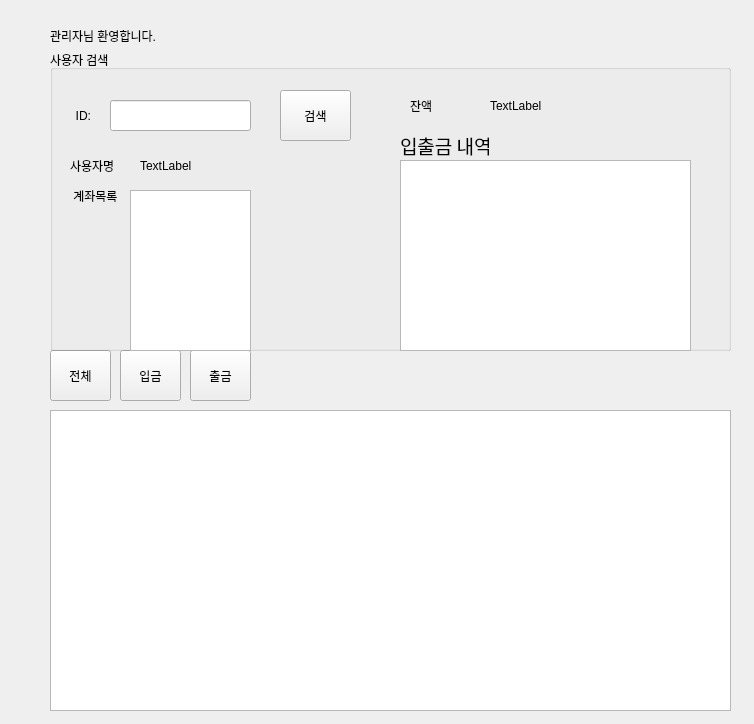
<?xml version="1.0" encoding="UTF-8"?>
<ui version="4.0">
 <class>AdminAccountDisplay</class>
 <widget class="QWidget" name="AdminAccountDisplay">
  <property name="geometry">
   <rect>
    <x>0</x>
    <y>0</y>
    <width>754</width>
    <height>724</height>
   </rect>
  </property>
  <property name="windowTitle">
   <string>AdminAccountDisplay</string>
  </property>
  <widget class="QLabel" name="label">
   <property name="geometry">
    <rect>
     <x>50</x>
     <y>20</y>
     <width>111</width>
     <height>31</height>
    </rect>
   </property>
   <property name="text">
    <string>관리자님 환영합니다.</string>
   </property>
  </widget>
  <widget class="QPushButton" name="inputTransactionButton">
   <property name="geometry">
    <rect>
     <x>120</x>
     <y>350</y>
     <width>61</width>
     <height>51</height>
    </rect>
   </property>
   <property name="text">
    <string>입금</string>
   </property>
  </widget>
  <widget class="QPushButton" name="outputTransactionButton">
   <property name="geometry">
    <rect>
     <x>190</x>
     <y>350</y>
     <width>61</width>
     <height>51</height>
    </rect>
   </property>
   <property name="text">
    <string>출금</string>
   </property>
  </widget>
  <widget class="QPushButton" name="totalTransactionButton">
   <property name="geometry">
    <rect>
     <x>50</x>
     <y>350</y>
     <width>61</width>
     <height>51</height>
    </rect>
   </property>
   <property name="text">
    <string>전체</string>
   </property>
  </widget>
  <widget class="QGroupBox" name="groupBox">
   <property name="geometry">
    <rect>
     <x>50</x>
     <y>50</y>
     <width>681</width>
     <height>301</height>
    </rect>
   </property>
   <property name="title">
    <string>사용자 검색</string>
   </property>
   <widget class="QLineEdit" name="idSearch">
    <property name="geometry">
     <rect>
      <x>60</x>
      <y>50</y>
      <width>141</width>
      <height>31</height>
     </rect>
    </property>
   </widget>
   <widget class="QLabel" name="label_2">
    <property name="geometry">
     <rect>
      <x>10</x>
      <y>50</y>
      <width>31</width>
      <height>31</height>
     </rect>
    </property>
    <property name="text">
     <string>ID:</string>
    </property>
    <property name="alignment">
     <set>Qt::AlignmentFlag::AlignRight|Qt::AlignmentFlag::AlignTrailing|Qt::AlignmentFlag::AlignVCenter</set>
    </property>
   </widget>
   <widget class="QPushButton" name="userSearchButton">
    <property name="geometry">
     <rect>
      <x>230</x>
      <y>40</y>
      <width>71</width>
      <height>51</height>
     </rect>
    </property>
    <property name="text">
     <string>검색</string>
    </property>
   </widget>
   <widget class="QLabel" name="label_3">
    <property name="geometry">
     <rect>
      <x>20</x>
      <y>100</y>
      <width>51</width>
      <height>31</height>
     </rect>
    </property>
    <property name="text">
     <string>사용자명</string>
    </property>
   </widget>
   <widget class="QLabel" name="label_4">
    <property name="geometry">
     <rect>
      <x>20</x>
      <y>130</y>
      <width>51</width>
      <height>31</height>
     </rect>
    </property>
    <property name="text">
     <string> 계좌목록</string>
    </property>
   </widget>
   <widget class="QLabel" name="label_6">
    <property name="geometry">
     <rect>
      <x>360</x>
      <y>40</y>
      <width>71</width>
      <height>31</height>
     </rect>
    </property>
    <property name="text">
     <string>잔액</string>
    </property>
   </widget>
   <widget class="QLabel" name="userBalance">
    <property name="geometry">
     <rect>
      <x>440</x>
      <y>40</y>
      <width>151</width>
      <height>31</height>
     </rect>
    </property>
    <property name="text">
     <string>TextLabel</string>
    </property>
   </widget>
   <widget class="QGroupBox" name="groupBox_2">
    <property name="geometry">
     <rect>
      <x>350</x>
      <y>80</y>
      <width>291</width>
      <height>221</height>
     </rect>
    </property>
    <property name="font">
     <font>
      <family>Nanum Gothic</family>
      <pointsize>14</pointsize>
     </font>
    </property>
    <property name="title">
     <string>입출금 내역</string>
    </property>
    <widget class="QListView" name="userAccountTransaction">
     <property name="geometry">
      <rect>
       <x>0</x>
       <y>30</y>
       <width>291</width>
       <height>191</height>
      </rect>
     </property>
    </widget>
   </widget>
   <widget class="QLabel" name="userName">
    <property name="geometry">
     <rect>
      <x>90</x>
      <y>100</y>
      <width>131</width>
      <height>31</height>
     </rect>
    </property>
    <property name="text">
     <string>TextLabel</string>
    </property>
   </widget>
   <widget class="QListView" name="userAccountList">
    <property name="geometry">
     <rect>
      <x>80</x>
      <y>140</y>
      <width>121</width>
      <height>161</height>
     </rect>
    </property>
   </widget>
  </widget>
  <widget class="QListView" name="allTransaction">
   <property name="geometry">
    <rect>
     <x>50</x>
     <y>410</y>
     <width>681</width>
     <height>301</height>
    </rect>
   </property>
  </widget>
 </widget>
 <resources/>
 <connections>
  <connection>
   <sender>userSearchButton</sender>
   <signal>clicked()</signal>
   <receiver>AdminAccountDisplay</receiver>
   <slot>show_user_transations()</slot>
   <hints>
    <hint type="sourcelabel">
     <x>315</x>
     <y>115</y>
    </hint>
    <hint type="destinationlabel">
     <x>376</x>
     <y>361</y>
    </hint>
   </hints>
  </connection>
  <connection>
   <sender>inputTransactionButton</sender>
   <signal>clicked()</signal>
   <receiver>AdminAccountDisplay</receiver>
   <slot>show_all_deposit_logs()</slot>
   <hints>
    <hint type="sourcelabel">
     <x>150</x>
     <y>375</y>
    </hint>
    <hint type="destinationlabel">
     <x>376</x>
     <y>361</y>
    </hint>
   </hints>
  </connection>
  <connection>
   <sender>outputTransactionButton</sender>
   <signal>clicked()</signal>
   <receiver>AdminAccountDisplay</receiver>
   <slot>show_all_withdraw_logs()</slot>
   <hints>
    <hint type="sourcelabel">
     <x>220</x>
     <y>375</y>
    </hint>
    <hint type="destinationlabel">
     <x>376</x>
     <y>361</y>
    </hint>
   </hints>
  </connection>
  <connection>
   <sender>totalTransactionButton</sender>
   <signal>clicked()</signal>
   <receiver>AdminAccountDisplay</receiver>
   <slot>show_all_transaction_logs()</slot>
   <hints>
    <hint type="sourcelabel">
     <x>80</x>
     <y>375</y>
    </hint>
    <hint type="destinationlabel">
     <x>376</x>
     <y>361</y>
    </hint>
   </hints>
  </connection>
 </connections>
 <slots>
  <slot>show_all_transaction_logs()</slot>
  <slot>show_all_withdraw_logs()</slot>
  <slot>show_all_deposit_logs()</slot>
  <slot>show_user_transations()</slot>
 </slots>
</ui>
